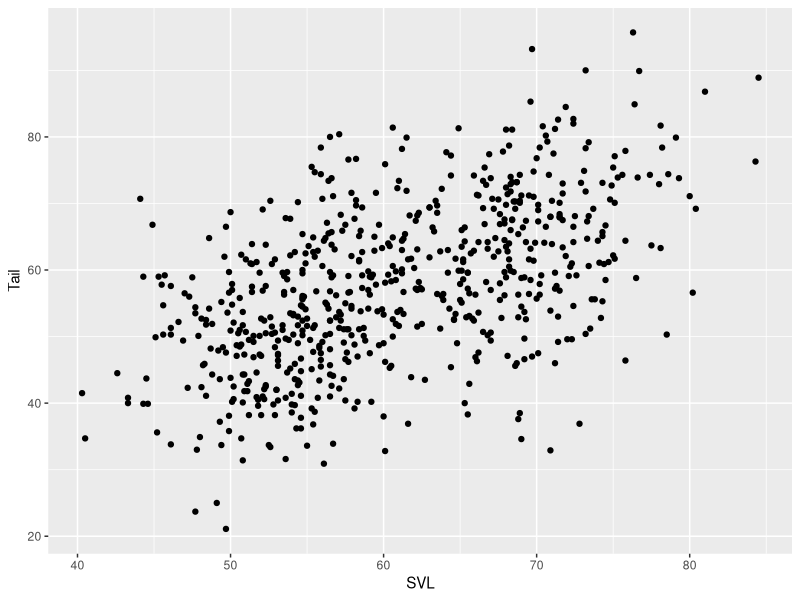
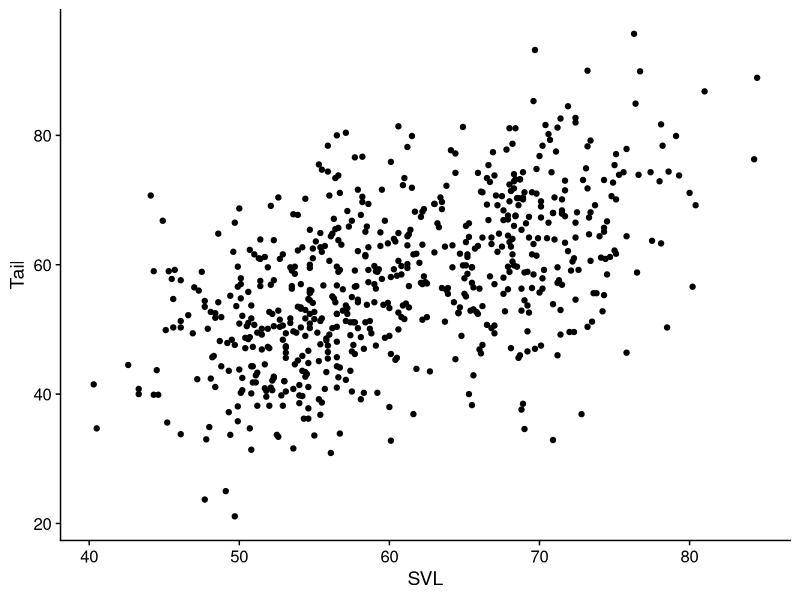
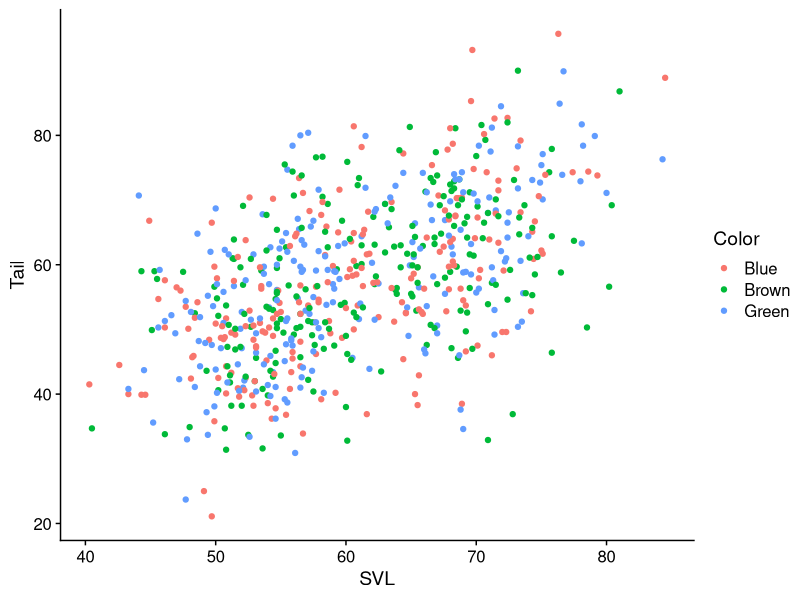
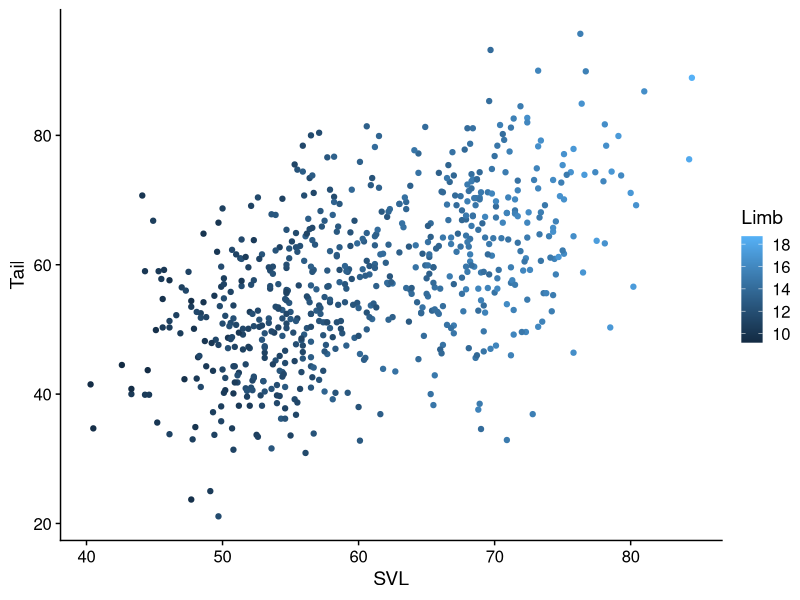
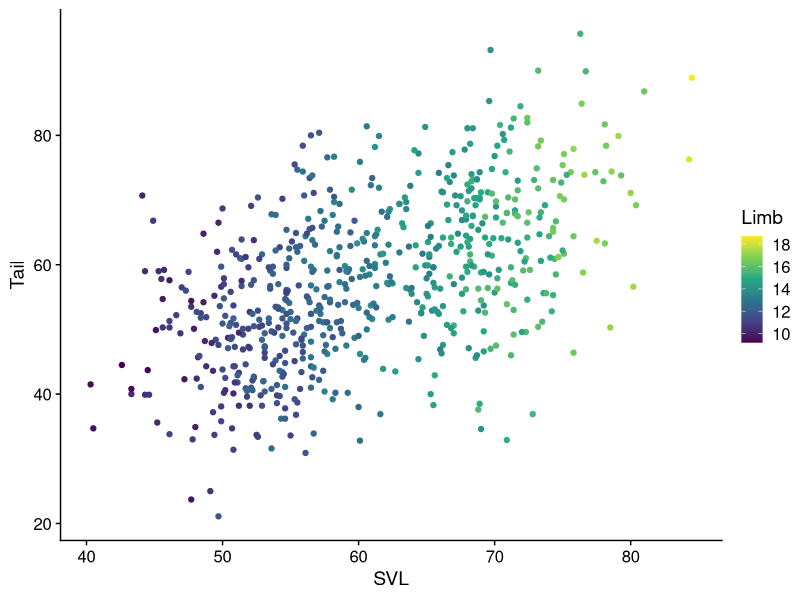
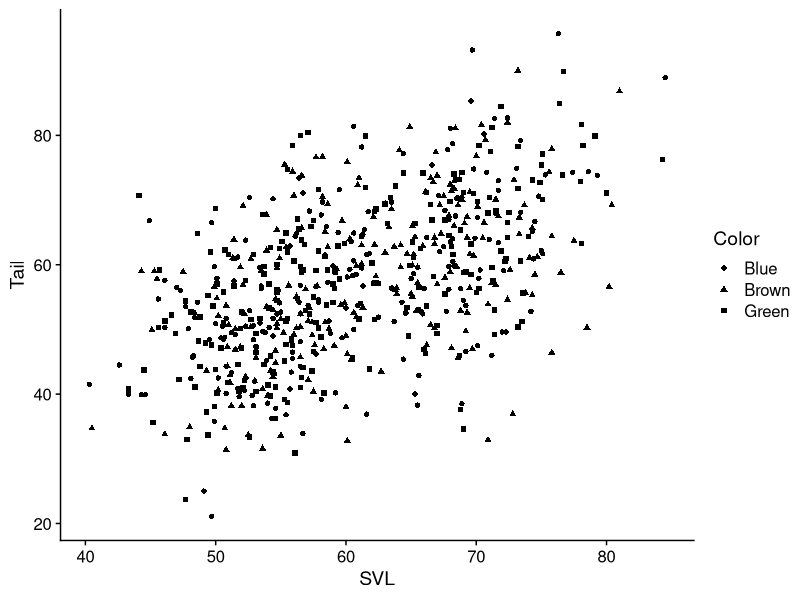
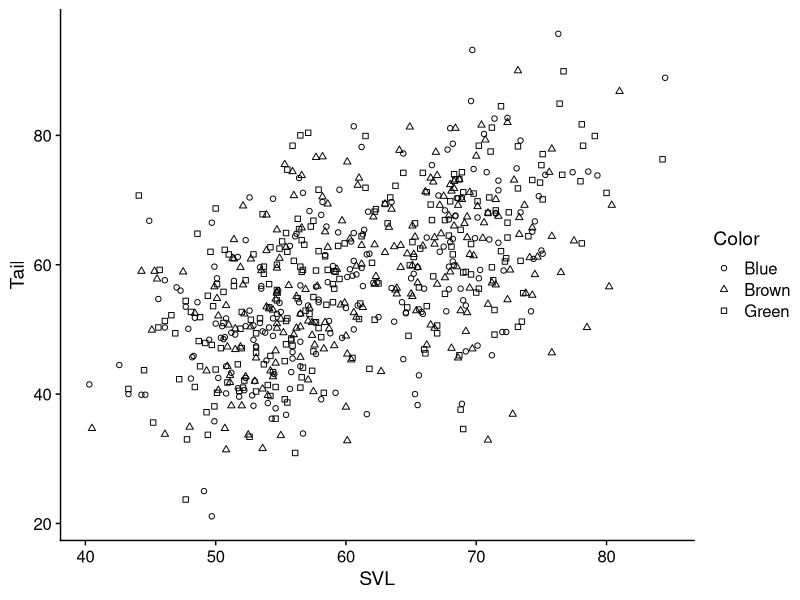
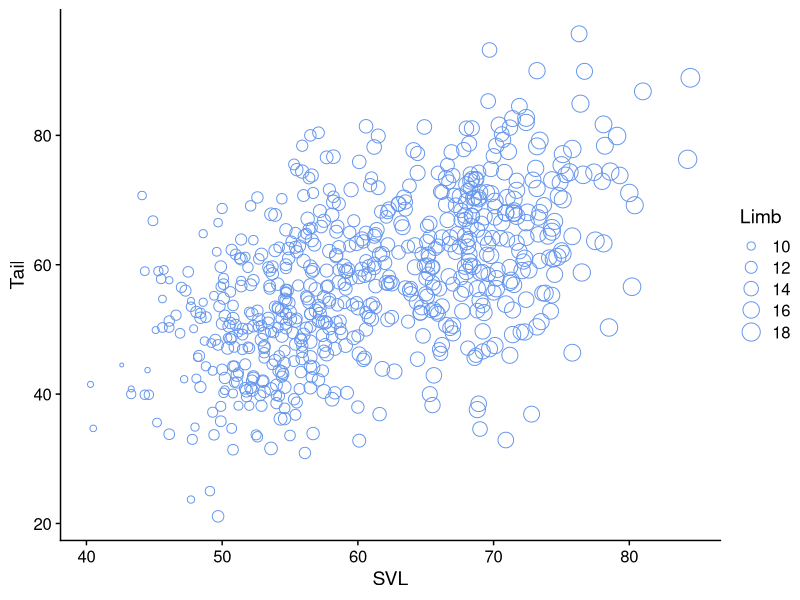

R code for these plots, in order:
# This is the r_code for week 0
# Anything after a pound/hash/number sign is a comment

#### Installing some packages #### 
# First, there are a few packages that need to be installed 
# I'll explain what they are and how they work in a minute,
# but this can take a minute so let's get it started now

# Move your cursor to the next line and press Ctrl+Enter
install.packages("tidyverse") # It may be Cmd+Enter for Mac users
# This sends the line to the Console window and executes it
# If you're asked to pick a server/mirror, go with the first option
# (O-cloud)
install.packages("cowplot") # Install this package too
# install.packages("ggforce")

# If you already have these installed, make sure they're the 
# latest versions.  If not, then please run the above code to
# update them

library(tidyverse)
library(cowplot)
# library(ggforce)

#### let's take a look at some data ####

lizards <- read_csv("data/anoles.csv") # This loads in the dataset

lizards # This is a tidy data frame;
# Each column is a separate variable; each row is an observation
glimpse(lizards)
View(lizards)

## Data visualization

base_plot <- 
  ggplot(data = lizards) + # sets up a plot around lizards
  aes(x = SVL, y = Tail) + # Connects columns of lizards to plot aesthetics
  geom_point() # defines a visual layer; in this case, points
base_plot # show results

# This is functional, but doesn't look much like a scientific figure
theme_set(theme_cowplot()) # changes the default theme 
base_plot 

#### Aesthetics ####
# Aesthetics connect a column of data to a visual representation on the plot
# for example, x and y are aesthetics that correspond to axis positions

# Color is another commonly used aesthetic

base_plot + aes(color = Color) # discrete color

base_plot + aes(color = Limb) # continuous color

# Scales change the way aesthetics look
base_plot + aes(color = Limb) + scale_color_viridis_c()

  # Shape
base_plot + aes(shape = Color)
base_plot + aes(shape = Color) + scale_shape(solid = FALSE)

# Size
ggplot(data = lizards, aes(x = SVL, y = Tail, size = Limb)) + 
  geom_point(color = "cornflowerblue", shape = 1)
# Note that aes() was included in the ggplot call instead of being 
  # Added to it; both ways are valid

# You can also give points fixed aesthetic values
ggplot(data = lizards) + 
  aes(x = SVL, y = Tail, shape = Color) + 
  geom_point(size = 2.5, color = "cornflowerblue") + 
  scale_shape(solid = FALSE)

# Or double up on Aesthetics
ggplot(data = lizards) + 
  aes(x = SVL, y = Tail, shape = Color, color = Color) + 
  geom_point(size = 2.5) + 
  scale_shape(solid = FALSE)

base_plot + aes(color = Limb, shape = Color) + 
  scale_shape(solid = FALSE) +
  scale_color_viridis_c()
  
#### Geoms ####
# Geoms are different ways to visualize data

## Discrete X ##
# Histograms
ggplot(data = lizards) + 
  aes(x = Diameter) + 
  geom_histogram()
# Note that there's a warning here; let's address it

ggplot(data = lizards) + 
  aes(x = Diameter) + 
  geom_histogram(binwidth = 2.5) # binwidths option fixes the warning

# Density Plots
ggplot(data = lizards) + 
  aes(x = Diameter) + 
  geom_density()

# Exercise: How could you use a density plot or histogram to compare
  # Diameter distribution of different lizard Color morphs?

# Discrete X, continuous Y

# boxplots
box_plots <- ggplot(data = lizards) + 
  aes(x = Site, y = Height) + 
  geom_boxplot() 

box_plots + aes(fill = Color) # Note that we're using fill as the aesthetic, not color
# Generally, fill is used to color solid objects, color is used for lines or points

# Violin plot
ggplot(data = lizards) + 
  aes(x = Site, y = Height) + 
  geom_violin()  

# Jitter plot
ggplot(data = lizards) + 
  aes(x = Site, y = Height) + 
  geom_jitter(height = 0, width = .3)  # height and width control how much they can jiter


# Continuous X and Y

# Line graph
ggplot(data = lizards) + 
  aes(x = SVL, y = Tail) + 
  geom_line()
ggplot(data = lizards) + 
  aes(x = SVL, y = Tail, color = Color) + 
  geom_line()
# SO these are clearly not a good way to visualize this sort of data...


# Regression line, with errors
ggplot(data = lizards) + 
  aes(x = SVL, y = Tail) + 
  geom_smooth(method = "lm", se = TRUE) # use se = FALSE to disable error regions

ggplot(data = lizards) + 
  aes(x = SVL, y = Tail, color = Color) + 
  geom_smooth(method = "lm", se = TRUE) # use se = FALSE to disable error regions

# Combining geoms
regression_plot <- ggplot(data = lizards) + 
  aes(x = SVL, y = Tail) + 
  geom_point(size = 2.5, shape = 1, alpha = .5) + 
  geom_smooth(method = "lm") # adds regression line
regression_plot 

# Bar graphs involve a statistical transformation of the data

# How many individuals were at each site?
ggplot(data = lizards) + 
  aes(x = Site) +
  geom_bar()

ggplot(data = lizards) + 
  aes(x = Site, fill = Perch_type) +
  geom_bar()

ggplot(data = lizards) + 
  aes(x = Site, fill = Perch_type) +
  geom_bar(position = "dodge")

ggplot(data = lizards) + 
  aes(x = Site, fill = Perch_type) +
  geom_bar() + facet_wrap(~Color)

# re-ordering bar graphs
  # You can use fct_infreq() on the x aesthetic to re-order it by frequency 
bars_in_order = 
  ggplot(data = lizards) + 
  aes(x = fct_infreq(Site), 
      fill = Perch_type) +
  geom_bar()
bars_in_order
bars_in_order + xlab("Site")

# Exercise: explore the lizards dataset to see if there are any 
# apparent relationships between different variables

#### Facets ####
# Facets are a way to create several smaller plots out of one dataset

regression_plot + facet_wrap(~Color) # This splits the colors into separate plots

regression_plot + facet_wrap(~Site) # Note that by default, the scales are fixed to be the same
regression_plot + facet_wrap(~Site, scales = "free_x")

# Two_way faceting
regression_plot + facet_grid(Color~Perch_type)

# Cheat sheet
# Go to https://ggplot2.tidyverse.org/ for the help files